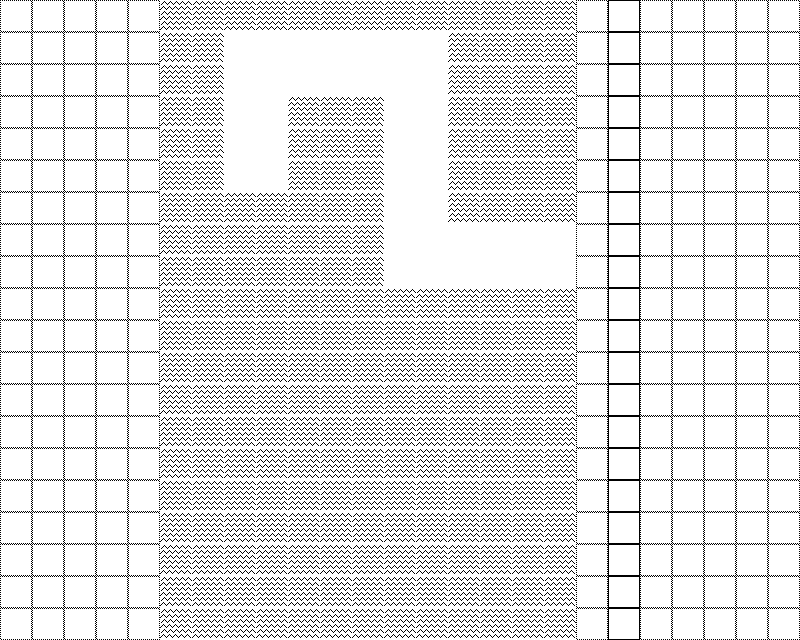

Rendered tile map (Tiled .tmx) drawn with the repository's tilesets; below, a short description and the map source with its tile grids summarised:
An orthogonal 25x20 tile map with 32x32 px tiles, 3 tile layers (Overhead, OverheadPits, SpikesOverhead), 3 hidden layers not drawn and 4 objects (2x goal, 69, player).

<map version="1.2" tiledversion="1.3.2" orientation="orthogonal" renderorder="right-down" compressionlevel="0" width="25" height="20" tilewidth="32" tileheight="32" infinite="0" nextlayerid="10" nextobjectid="49">
 <editorsettings>
  <export target="level4.json" format="json" />
 </editorsettings>
 <tileset firstgid="1" name="ShiftTilemap" tilewidth="32" tileheight="32" tilecount="168" columns="12">
  <image source="../sprites/Tilemap.png" width="384" height="448" />
 </tileset>
 <layer id="1" name="Background" width="25" height="20" visible="0">
  <data>[500 cells, 500 non-empty, 1 distinct tile ids]</data>
 </layer>
 <layer id="2" name="Static" width="25" height="20" visible="0">
  <data>[500 cells, 58 non-empty, 1 distinct tile ids]</data>
 </layer>
 <layer id="8" name="Spikes" width="25" height="20" visible="0">
  <data>[500 cells, 13 non-empty, 1 distinct tile ids]</data>
 </layer>
 <objectgroup id="4" name="Objects">
  <object id="4" name="player" type="69" gid="1" x="64" y="544" width="32" height="32">
   <properties>
    <property name="x" type="int" value="0" />
    <property name="y" type="int" value="1" />
   </properties>
  </object>
  <object id="48" name="goal" gid="63" x="672" y="448" width="32" height="32">
   <properties>
    <property name="x" value="endScene" />
   </properties>
  </object>
 </objectgroup>
 <layer id="5" name="Overhead" width="25" height="20">
  <data>[500 cells, 500 non-empty, 2 distinct tile ids]</data>
 </layer>
 <layer id="7" name="OverheadPits" width="25" height="20">
  <data>[500 cells, 20 non-empty, 1 distinct tile ids]</data>
 </layer>
 <layer id="9" name="SpikesOverhead" width="25" height="20">
  <data>[500 cells, 220 non-empty, 1 distinct tile ids]</data>
 </layer>
 <objectgroup id="6" name="ObjectsOverhead">
  <object id="10" name="player" gid="85" x="64" y="320" width="32" height="32">
   <properties>
    <property name="x" type="int" value="0" />
   </properties>
  </object>
  <object id="13" name="goal" gid="147" x="672" y="320" width="32" height="32">
   <properties>
    <property name="level9" value="endScene" />
   </properties>
  </object>
 </objectgroup>
</map>
